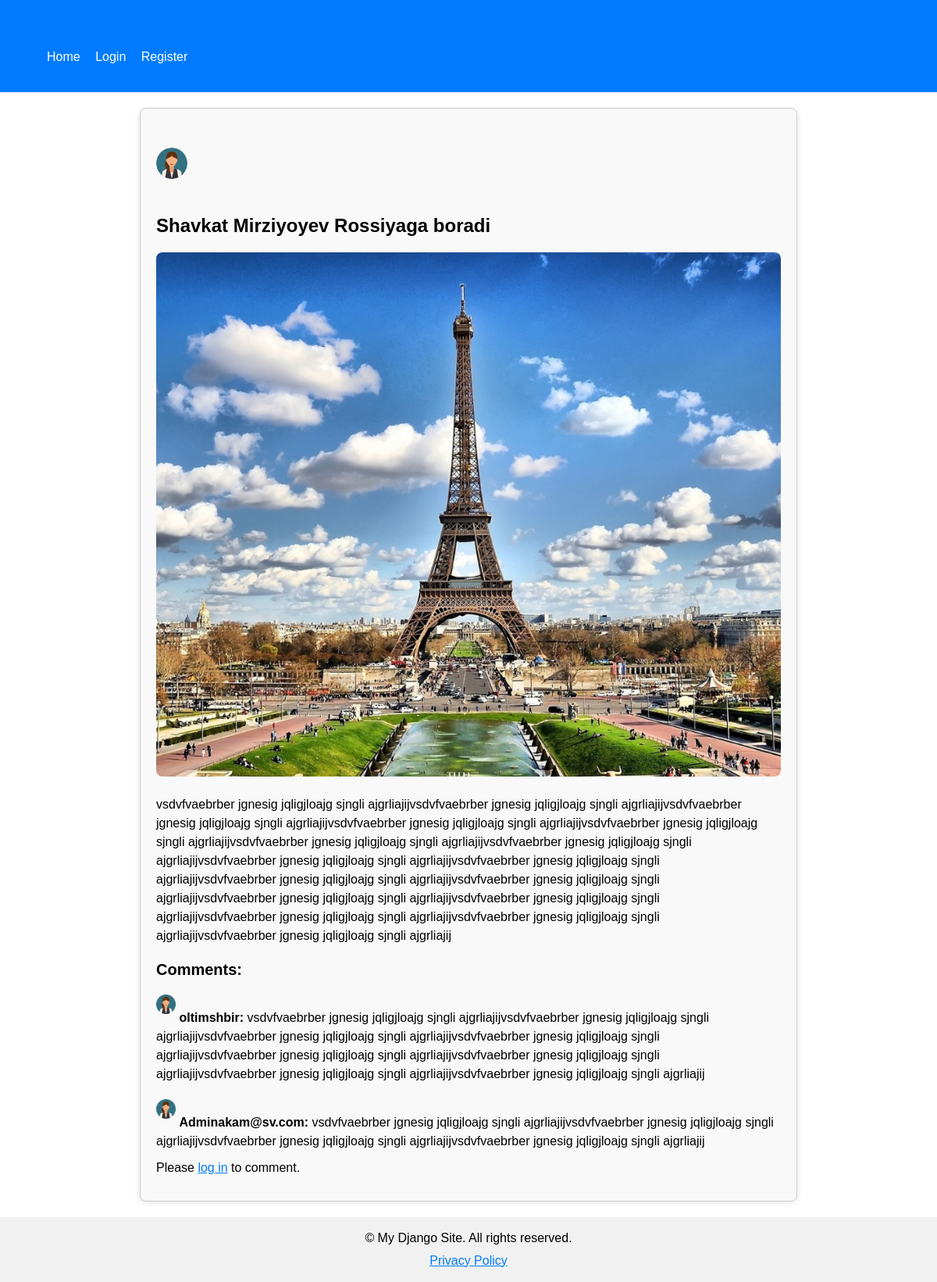
The page /detail/2/ on the database its author committed.
### home/models.py (models this page shows, shortened)
class Mavzu(models.Model):
    title = models.CharField(max_length=100)
    content = models.TextField()
    created = models.DateTimeField(auto_now_add=True)
    updated = models.DateTimeField(auto_now=True)
    user = models.ForeignKey(User, on_delete=models.CASCADE)
    image = models.ImageField(upload_to='mavzu_images/', blank=True, null=True)

class Comment(models.Model):
    mavzu = models.ForeignKey(Mavzu, on_delete=models.CASCADE, related_name='comments')
    author = models.ForeignKey(User, on_delete=models.CASCADE)
    content = models.CharField(max_length=200)
    created = models.DateTimeField(auto_now_add=True)
    updated = models.DateTimeField(auto_now=True)

### home/views.py (the view)
# urls.py: path('detail/<int:pk>/', mavzu_detail, name='detail'),
def mavzu_detail(request, pk):
    mavzu = get_object_or_404(Mavzu, id=pk)
    context = {
        'mavzu': mavzu,
        'comments': mavzu.comments.all(),
    }
    if request.method == 'POST':
        comment_text = request.POST.get('content')
        if comment_text:
            comment = mavzu.comments.create(content=comment_text, author=request.user, mavzu=mavzu)
            comment.save()
            return redirect('detail', pk=pk)
    return render(request, 'home/detail.html', context)

### templates/home/detail.html (shortened to what this page needs)
{% extends 'base.html' %}
{% load static %}
{% block data %}
<link rel="stylesheet" href="{% static 'css/detail.css' %}">
<div class="detail-box">
    <div class="author">
        <h2><img src="{% static 'user/user.png' %}" alt="User"> {{ m.user }}</h2>
    </div>
    <h2>{{ mavzu.title }}</h2>
    {% if mavzu.image %}
        <img src="{{ mavzu.image.url }}" alt="{{ mavzu.title }}">
        {% else %}
    <p>No image.</p>
    {% endif %}
    <p>{{ mavzu.content }}</p>
    <h3>Comments:</h3>
    {% if comments %}
        {% for comment in comments %}
            <p><img class="profile" src="{% static 'user/user.png' %}" alt="User"> <strong>{{ comment.author }}:</strong> {{ comment.content }}</p>
        {% endfor %}
    {% else %}
        <p>No comments yet. Be the first to comment!</p>
    {% endif %}
    {% if user.is_authenticated %}
    <form method="POST">
        {% csrf_token %}
        <textarea name="content" placeholder="Write a comment..." required></textarea>
        <button type="submit">Comment</button>
    </form>
    {% else %}
    <p>Please <a href="{% url 'login' %}">log in</a> to comment.</p>
    {% endif %}
</div>
{% endblock data %}

### templates/base.html (shortened to what this page needs)
<!DOCTYPE html>
{% load static %}
<html lang="en">
<head>
    <link rel="stylesheet" href="{% static 'css/base.css' %}">
</head>
<body>
    <header>
        <div class="container">
            <h1><a href="{% url 'homepage' %}">Home</a></h1>
            <nav>
                <ul>
                    <li><a href="{% url 'homepage' %}">Home</a></li>
                    {% if user.is_authenticated %}
                    <h1><a href="{% url 'add_mavzu' %}">Forum Qo'shish</a></h1>
                        <li><a href="{% url 'logout' %}">Logout</a></li>
                    {% else %}
                        <li><a href="{% url 'login' %}">Login</a></li>
                        <li><a href="{% url 'register' %}">Register</a></li>
                    {% endif %}
                </ul>
            </nav>
        </div>
    </header>
    <main>
       {% block data %}
{% endblock data %}
    </main>
    <footer>
        <div class="container">
            <p>&copy; {{ current_year }} My Django Site. All rights reserved.</p>
            <p><a href="#">Privacy Policy</a></p>
        </div>
    </footer>
</body>
</html>

### staticfiles/css/base.css (style rules this page uses)
body { font-family: Arial, sans-serif; margin: 0; padding: 0; }
.container { width: 90%; max-width: 1200px; margin: 0 auto; }
header { background-color: #007bff; color: white; padding: 20px 0; }
header h1 { margin: 0; font-size: 24px; }
nav { margin-top: 10px; }
nav ul { list-style-type: none; padding: 0; }
nav li { display: inline; margin-right: 15px; }
nav a { color: white; text-decoration: none; }
footer { background-color: #f1f1f1; padding: 10px 0; text-align: center; }
footer p { margin: 5px 0; }

### staticfiles/css/detail.css (style rules this page uses)
.detail-box { max-width: 800px; margin: 20px auto; padding: 20px; border: 1px solid #ccc; border-radius: 8px; background-color: #f9f9f9; box-shadow: 0 2px 8px rgba(0, 0, 0, 0.1); }
.author { display: flex; align-items: center; margin-bottom: 20px; }
.author img { width: 40px; height: 40px; border-radius: 50%; margin-right: 10px; }
h2 { font-size: 24px; margin-bottom: 10px; }
h3 { font-size: 20px; margin-top: 20px; margin-bottom: 10px; }
img { max-width: 100%; height: auto; border-radius: 8px; margin: 10px 0; }
p { font-size: 16px; line-height: 1.5; margin: 10px 0; }
a { color: #007bff; }
.profile { max-width: 25px; height: auto; border-radius: 8px; margin: 10px 0; }

### rows shown on the page
Mavzu: title "Shavkat Mirziyoyev Rossiyaga boradi", image (picture), content "vsdvfvaebrber jgnesig jqligjloajg sjngli ajgrliajijvsdvfvaebrber jgnesig jqligjloajg sjngli ajgrliajijvsdvfvaebrber jgnesig jqligjloajg sjngli ajgrliajijvsdvfvaebrber jgnesig jqligjloajg sjngli ajgrliajijvsdvfvaebrber jgnesig jqligjloajg sjngli ajgrliajijvsdvfvaebrber jgnesig jqligjloajg sjngli ajgrliajijvsdvfvaebrber jgnesig jqligjloajg sjngli ajgrliajijvsdvfvaebrber jgnesig jqligjloajg sjngli ajgrliajijvsdvfvaebrber jgnesig jqligjloajg sjngli ajgrliajijvsdvfvaebrber jgnesig jqligjloajg sjngli ajgrliajijvsdvfvaebrber jgnesig jqligjloajg sjngli ajgrliajijvsdvfvaebrber jgnesig jqligjloajg sjngli ajgrliajijvsdvfvaebrber jgnesig jqligjloajg sjngli ajgrliajijvsdvfvaebrber jgnesig jqligjloajg…"
Comment: author "oltimshbir", content "vsdvfvaebrber jgnesig jqligjloajg sjngli ajgrliajijvsdvfvaebrber jgnesig jqligjloajg sjngli ajgrliajijvsdvfvaebrber jgnesig jqligjloajg sjngli ajgrliajijvsdvfvaebrber jgnesig jqligjloajg sjngli ajgrliajijvsdvfvaebrber jgnesig jqligjloajg sjngli ajgrliajijvsdvfvaebrber jgnesig jqligjloajg sjngli ajgrliajijvsdvfvaebrber jgnesig jqligjloajg sjngli ajgrliajijvsdvfvaebrber jgnesig jqligjloajg sjngli ajgrliajij"
Comment: author "Adminakam@sv.com", content "vsdvfvaebrber jgnesig jqligjloajg sjngli ajgrliajijvsdvfvaebrber jgnesig jqligjloajg sjngli ajgrliajijvsdvfvaebrber jgnesig jqligjloajg sjngli ajgrliajijvsdvfvaebrber jgnesig jqligjloajg sjngli ajgrliajij"
